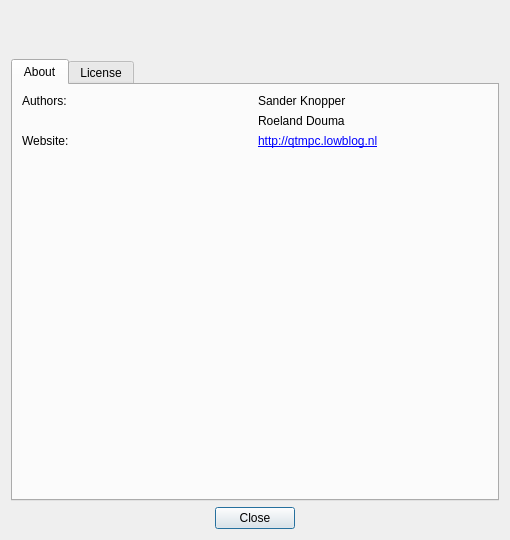
<ui version="4.0" >
 <author>Sander Knopper</author>
 <class>AboutDialog</class>
 <widget class="QDialog" name="AboutDialog" >
  <property name="geometry" >
   <rect>
    <x>0</x>
    <y>0</y>
    <width>510</width>
    <height>540</height>
   </rect>
  </property>
  <property name="windowTitle" >
   <string>About Cantata</string>
  </property>
  <layout class="QVBoxLayout" >
   <item>
    <layout class="QHBoxLayout" >
     <property name="bottomMargin" >
      <number>18</number>
     </property>
     <item>
      <widget class="QLabel" name="label_5" >
       <property name="sizePolicy" >
        <sizepolicy vsizetype="Preferred" hsizetype="Preferred" >
         <horstretch>1</horstretch>
         <verstretch>0</verstretch>
        </sizepolicy>
       </property>
       <property name="text" >
        <string/>
       </property>
       <property name="pixmap" >
        <pixmap resource="../cantata.qrc" >:/icons/icon.svg</pixmap>
       </property>
      </widget>
     </item>
     <item>
      <widget class="QLabel" name="titleLabel" >
       <property name="sizePolicy" >
        <sizepolicy vsizetype="Preferred" hsizetype="Preferred" >
         <horstretch>2</horstretch>
         <verstretch>0</verstretch>
        </sizepolicy>
       </property>
       <property name="font" >
        <font>
         <pointsize>16</pointsize>
         <weight>75</weight>
         <bold>true</bold>
        </font>
       </property>
      </widget>
     </item>
    </layout>
   </item>
   <item>
    <widget class="QTabWidget" name="tabWidget" >
     <property name="currentIndex" >
      <number>0</number>
     </property>
     <widget class="QWidget" name="tab" >
      <attribute name="title" >
       <string>About</string>
      </attribute>
      <layout class="QVBoxLayout" >
       <item>
        <layout class="QGridLayout" >
         <item row="0" column="0" >
          <widget class="QLabel" name="label_2" >
           <property name="text" >
            <string>Authors:</string>
           </property>
          </widget>
         </item>
         <item row="0" column="1" >
          <widget class="QLabel" name="label_3" >
           <property name="text" >
            <string>Sander Knopper</string>
           </property>
          </widget>
         </item>
         <item row="1" column="1" >
          <widget class="QLabel" name="label_4" >
           <property name="text" >
            <string>Roeland Douma</string>
           </property>
          </widget>
         </item>
         <item row="2" column="0" >
          <widget class="QLabel" name="label_6" >
           <property name="text" >
            <string>Website:</string>
           </property>
          </widget>
         </item>
         <item row="2" column="1" >
          <widget class="QLabel" name="label_7" >
           <property name="text" >
            <string>&lt;a href="http://qtmpc.lowblog.nl/">http://qtmpc.lowblog.nl&lt;/a></string>
           </property>
           <property name="openExternalLinks" >
            <bool>true</bool>
           </property>
          </widget>
         </item>
        </layout>
       </item>
       <item>
        <spacer>
         <property name="orientation" >
          <enum>Qt::Vertical</enum>
         </property>
         <property name="sizeHint" stdset="0" >
          <size>
           <width>20</width>
           <height>131</height>
          </size>
         </property>
        </spacer>
       </item>
      </layout>
     </widget>
     <widget class="QWidget" name="tab_2" >
      <attribute name="title" >
       <string>License</string>
      </attribute>
      <layout class="QHBoxLayout" >
       <item>
        <widget class="QTextBrowser" name="textBrowser" >
         <property name="html" >
          <string>&lt;!DOCTYPE HTML PUBLIC "-//W3C//DTD HTML 4.0//EN" "http://www.w3.org/TR/REC-html40/strict.dtd">
&lt;html>&lt;head>&lt;meta name="qrichtext" content="1" />&lt;style type="text/css">
p, li { white-space: pre-wrap; }
&lt;/style>&lt;/head>&lt;body style=" font-family:'DejaVu Serif'; font-size:10pt; font-weight:400; font-style:normal;">
&lt;p style=" margin-top:0px; margin-bottom:0px; margin-left:0px; margin-right:0px; -qt-block-indent:0; text-indent:0px; font-family:'Sans Serif'; font-size:9pt;">Cantata, a Qt4-based graphical user interface to control MPD.&lt;/p>
&lt;p style=" margin-top:0px; margin-bottom:0px; margin-left:0px; margin-right:0px; -qt-block-indent:0; text-indent:0px; font-family:'Sans Serif'; font-size:9pt;">Copyright (C) 2007-2008  Sander Knopper, Roeland Douma&lt;/p>
&lt;p style="-qt-paragraph-type:empty; margin-top:0px; margin-bottom:0px; margin-left:0px; margin-right:0px; -qt-block-indent:0; text-indent:0px; font-family:'Sans Serif'; font-size:9pt;">&lt;/p>
&lt;p style=" margin-top:0px; margin-bottom:0px; margin-left:0px; margin-right:0px; -qt-block-indent:0; text-indent:0px; font-family:'Sans Serif'; font-size:9pt;">This program is free software; you can redistribute it and/or modify&lt;/p>
&lt;p style=" margin-top:0px; margin-bottom:0px; margin-left:0px; margin-right:0px; -qt-block-indent:0; text-indent:0px; font-family:'Sans Serif'; font-size:9pt;">it under the terms of the GNU General Public License as published by&lt;/p>
&lt;p style=" margin-top:0px; margin-bottom:0px; margin-left:0px; margin-right:0px; -qt-block-indent:0; text-indent:0px; font-family:'Sans Serif'; font-size:9pt;">the Free Software Foundation; either version 2 of the License, or&lt;/p>
&lt;p style=" margin-top:0px; margin-bottom:0px; margin-left:0px; margin-right:0px; -qt-block-indent:0; text-indent:0px; font-family:'Sans Serif'; font-size:9pt;">(at your option) any later version.&lt;/p>
&lt;p style="-qt-paragraph-type:empty; margin-top:0px; margin-bottom:0px; margin-left:0px; margin-right:0px; -qt-block-indent:0; text-indent:0px; font-family:'Sans Serif'; font-size:9pt;">&lt;/p>
&lt;p style=" margin-top:0px; margin-bottom:0px; margin-left:0px; margin-right:0px; -qt-block-indent:0; text-indent:0px; font-family:'Sans Serif'; font-size:9pt;">This program is distributed in the hope that it will be useful,&lt;/p>
&lt;p style=" margin-top:0px; margin-bottom:0px; margin-left:0px; margin-right:0px; -qt-block-indent:0; text-indent:0px; font-family:'Sans Serif'; font-size:9pt;">but WITHOUT ANY WARRANTY; without even the implied warranty of&lt;/p>
&lt;p style=" margin-top:0px; margin-bottom:0px; margin-left:0px; margin-right:0px; -qt-block-indent:0; text-indent:0px; font-family:'Sans Serif'; font-size:9pt;">MERCHANTABILITY or FITNESS FOR A PARTICULAR PURPOSE.  See the&lt;/p>
&lt;p style=" margin-top:0px; margin-bottom:0px; margin-left:0px; margin-right:0px; -qt-block-indent:0; text-indent:0px; font-family:'Sans Serif'; font-size:9pt;">GNU General Public License for more details.&lt;/p>
&lt;p style="-qt-paragraph-type:empty; margin-top:0px; margin-bottom:0px; margin-left:0px; margin-right:0px; -qt-block-indent:0; text-indent:0px; font-family:'Sans Serif'; font-size:9pt;">&lt;/p>
&lt;p style=" margin-top:0px; margin-bottom:0px; margin-left:0px; margin-right:0px; -qt-block-indent:0; text-indent:0px; font-family:'Sans Serif'; font-size:9pt;">You should have received a copy of the GNU General Public License along&lt;/p>
&lt;p style=" margin-top:0px; margin-bottom:0px; margin-left:0px; margin-right:0px; -qt-block-indent:0; text-indent:0px; font-family:'Sans Serif'; font-size:9pt;">with this program; if not, write to the Free Software Foundation, Inc.,&lt;/p>
&lt;p style=" margin-top:0px; margin-bottom:0px; margin-left:0px; margin-right:0px; -qt-block-indent:0; text-indent:0px; font-family:'Sans Serif'; font-size:9pt;">51 Franklin Street, Fifth Floor, Boston, MA 02110-1301 USA.&lt;/p>&lt;/body>&lt;/html></string>
         </property>
        </widget>
       </item>
      </layout>
     </widget>
    </widget>
   </item>
   <item>
    <widget class="QDialogButtonBox" name="buttonBox" >
     <property name="standardButtons" >
      <set>QDialogButtonBox::Close</set>
     </property>
     <property name="centerButtons" >
      <bool>true</bool>
     </property>
    </widget>
   </item>
  </layout>
 </widget>
 <resources>
  <include location="../cantata.qrc" />
 </resources>
 <connections>
  <connection>
   <sender>buttonBox</sender>
   <signal>accepted()</signal>
   <receiver>AboutDialog</receiver>
   <slot>accept()</slot>
   <hints>
    <hint type="sourcelabel" >
     <x>248</x>
     <y>254</y>
    </hint>
    <hint type="destinationlabel" >
     <x>157</x>
     <y>274</y>
    </hint>
   </hints>
  </connection>
  <connection>
   <sender>buttonBox</sender>
   <signal>rejected()</signal>
   <receiver>AboutDialog</receiver>
   <slot>reject()</slot>
   <hints>
    <hint type="sourcelabel" >
     <x>316</x>
     <y>260</y>
    </hint>
    <hint type="destinationlabel" >
     <x>286</x>
     <y>274</y>
    </hint>
   </hints>
  </connection>
 </connections>
</ui>
